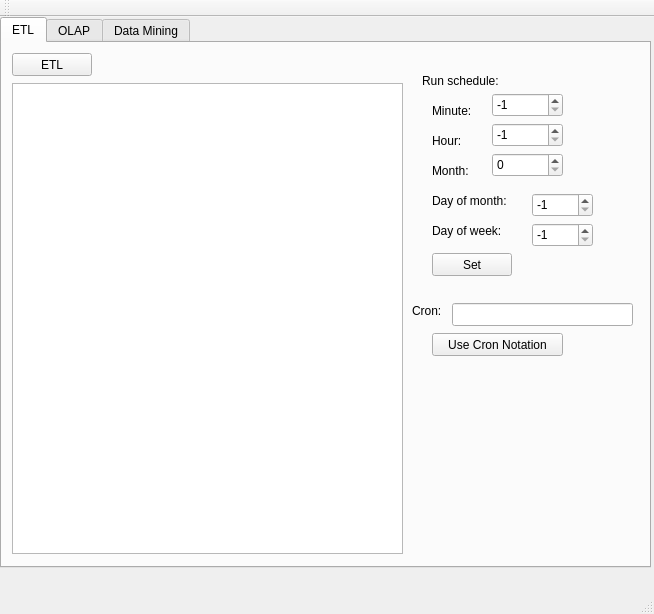
<?xml version="1.0" encoding="UTF-8"?>
<ui version="4.0">
 <class>MainWindow</class>
 <widget class="QMainWindow" name="MainWindow">
  <property name="geometry">
   <rect>
    <x>0</x>
    <y>0</y>
    <width>654</width>
    <height>614</height>
   </rect>
  </property>
  <property name="sizePolicy">
   <sizepolicy hsizetype="Fixed" vsizetype="Fixed">
    <horstretch>0</horstretch>
    <verstretch>0</verstretch>
   </sizepolicy>
  </property>
  <property name="windowTitle">
   <string>Okcham Data Mining System</string>
  </property>
  <widget class="QWidget" name="centralWidget">
   <widget class="QTabWidget" name="tasks">
    <property name="geometry">
     <rect>
      <x>0</x>
      <y>0</y>
      <width>651</width>
      <height>551</height>
     </rect>
    </property>
    <property name="sizePolicy">
     <sizepolicy hsizetype="Maximum" vsizetype="Maximum">
      <horstretch>0</horstretch>
      <verstretch>0</verstretch>
     </sizepolicy>
    </property>
    <property name="cursor">
     <cursorShape>ArrowCursor</cursorShape>
    </property>
    <property name="locale">
     <locale language="Russian" country="Russia"/>
    </property>
    <property name="currentIndex">
     <number>0</number>
    </property>
    <widget class="QWidget" name="tab_ETL">
     <attribute name="title">
      <string>ETL</string>
     </attribute>
     <widget class="QPushButton" name="button_run_ETL">
      <property name="geometry">
       <rect>
        <x>10</x>
        <y>10</y>
        <width>80</width>
        <height>23</height>
       </rect>
      </property>
      <property name="text">
       <string>ETL</string>
      </property>
     </widget>
     <widget class="QTextEdit" name="textEdit">
      <property name="geometry">
       <rect>
        <x>10</x>
        <y>40</y>
        <width>391</width>
        <height>471</height>
       </rect>
      </property>
     </widget>
     <widget class="QLabel" name="label_schedule">
      <property name="geometry">
       <rect>
        <x>420</x>
        <y>30</y>
        <width>91</width>
        <height>16</height>
       </rect>
      </property>
      <property name="sizePolicy">
       <sizepolicy hsizetype="Expanding" vsizetype="Preferred">
        <horstretch>0</horstretch>
        <verstretch>0</verstretch>
       </sizepolicy>
      </property>
      <property name="text">
       <string>&lt;html&gt;&lt;head/&gt;&lt;body&gt;&lt;p&gt;Run schedule:&lt;/p&gt;&lt;/body&gt;&lt;/html&gt;</string>
      </property>
     </widget>
     <widget class="QLabel" name="label_minute">
      <property name="geometry">
       <rect>
        <x>430</x>
        <y>60</y>
        <width>57</width>
        <height>15</height>
       </rect>
      </property>
      <property name="text">
       <string>Minute:</string>
      </property>
     </widget>
     <widget class="QLabel" name="label_hour">
      <property name="geometry">
       <rect>
        <x>430</x>
        <y>90</y>
        <width>57</width>
        <height>15</height>
       </rect>
      </property>
      <property name="text">
       <string>Hour:</string>
      </property>
     </widget>
     <widget class="QLabel" name="label_month_day">
      <property name="geometry">
       <rect>
        <x>430</x>
        <y>150</y>
        <width>91</width>
        <height>16</height>
       </rect>
      </property>
      <property name="text">
       <string>Day of month:</string>
      </property>
     </widget>
     <widget class="QLabel" name="label_week_day">
      <property name="geometry">
       <rect>
        <x>430</x>
        <y>180</y>
        <width>81</width>
        <height>16</height>
       </rect>
      </property>
      <property name="text">
       <string>Day of week:</string>
      </property>
     </widget>
     <widget class="QSpinBox" name="spin_minute">
      <property name="geometry">
       <rect>
        <x>490</x>
        <y>50</y>
        <width>71</width>
        <height>24</height>
       </rect>
      </property>
      <property name="minimum">
       <number>-1</number>
      </property>
      <property name="maximum">
       <number>60</number>
      </property>
      <property name="value">
       <number>-1</number>
      </property>
     </widget>
     <widget class="QSpinBox" name="spin_hour">
      <property name="geometry">
       <rect>
        <x>490</x>
        <y>80</y>
        <width>71</width>
        <height>24</height>
       </rect>
      </property>
      <property name="minimum">
       <number>-1</number>
      </property>
      <property name="maximum">
       <number>23</number>
      </property>
      <property name="value">
       <number>-1</number>
      </property>
     </widget>
     <widget class="QPushButton" name="button_set_etl_cron">
      <property name="geometry">
       <rect>
        <x>430</x>
        <y>210</y>
        <width>80</width>
        <height>23</height>
       </rect>
      </property>
      <property name="text">
       <string>Set</string>
      </property>
     </widget>
     <widget class="QSpinBox" name="spin_month_day">
      <property name="geometry">
       <rect>
        <x>530</x>
        <y>150</y>
        <width>61</width>
        <height>24</height>
       </rect>
      </property>
      <property name="minimum">
       <number>-1</number>
      </property>
      <property name="maximum">
       <number>31</number>
      </property>
      <property name="value">
       <number>-1</number>
      </property>
     </widget>
     <widget class="QLabel" name="label_month">
      <property name="geometry">
       <rect>
        <x>430</x>
        <y>120</y>
        <width>41</width>
        <height>16</height>
       </rect>
      </property>
      <property name="text">
       <string>Month:</string>
      </property>
     </widget>
     <widget class="QSpinBox" name="spin_month">
      <property name="geometry">
       <rect>
        <x>490</x>
        <y>110</y>
        <width>71</width>
        <height>24</height>
       </rect>
      </property>
     </widget>
     <widget class="QPushButton" name="button_cron_notation">
      <property name="geometry">
       <rect>
        <x>430</x>
        <y>290</y>
        <width>131</width>
        <height>23</height>
       </rect>
      </property>
      <property name="text">
       <string>Use Cron Notation</string>
      </property>
     </widget>
     <widget class="QLabel" name="label_cron">
      <property name="geometry">
       <rect>
        <x>410</x>
        <y>260</y>
        <width>31</width>
        <height>16</height>
       </rect>
      </property>
      <property name="text">
       <string>Cron:</string>
      </property>
     </widget>
     <widget class="QLineEdit" name="line_cron">
      <property name="geometry">
       <rect>
        <x>450</x>
        <y>260</y>
        <width>181</width>
        <height>23</height>
       </rect>
      </property>
     </widget>
     <widget class="QSpinBox" name="spin_week_day">
      <property name="geometry">
       <rect>
        <x>530</x>
        <y>180</y>
        <width>61</width>
        <height>24</height>
       </rect>
      </property>
      <property name="minimum">
       <number>-1</number>
      </property>
      <property name="maximum">
       <number>6</number>
      </property>
      <property name="value">
       <number>-1</number>
      </property>
     </widget>
    </widget>
    <widget class="QWidget" name="tab_OLAP">
     <attribute name="title">
      <string>OLAP</string>
     </attribute>
     <widget class="QTableView" name="tableView">
      <property name="geometry">
       <rect>
        <x>0</x>
        <y>40</y>
        <width>641</width>
        <height>481</height>
       </rect>
      </property>
     </widget>
     <widget class="QLabel" name="label_x">
      <property name="geometry">
       <rect>
        <x>10</x>
        <y>10</y>
        <width>16</width>
        <height>16</height>
       </rect>
      </property>
      <property name="text">
       <string>x:</string>
      </property>
     </widget>
     <widget class="QComboBox" name="combo_x">
      <property name="geometry">
       <rect>
        <x>30</x>
        <y>10</y>
        <width>131</width>
        <height>23</height>
       </rect>
      </property>
      <item>
       <property name="text">
        <string>Time</string>
       </property>
      </item>
      <item>
       <property name="text">
        <string>Place</string>
       </property>
      </item>
      <item>
       <property name="text">
        <string>Part</string>
       </property>
      </item>
     </widget>
     <widget class="QLabel" name="label_y">
      <property name="geometry">
       <rect>
        <x>200</x>
        <y>10</y>
        <width>16</width>
        <height>16</height>
       </rect>
      </property>
      <property name="text">
       <string>y:</string>
      </property>
     </widget>
     <widget class="QComboBox" name="combo_y">
      <property name="geometry">
       <rect>
        <x>220</x>
        <y>10</y>
        <width>141</width>
        <height>23</height>
       </rect>
      </property>
      <item>
       <property name="text">
        <string>Time</string>
       </property>
      </item>
      <item>
       <property name="text">
        <string>Place</string>
       </property>
      </item>
      <item>
       <property name="text">
        <string>Part</string>
       </property>
      </item>
     </widget>
     <widget class="QComboBox" name="combo_z_value">
      <property name="geometry">
       <rect>
        <x>460</x>
        <y>10</y>
        <width>181</width>
        <height>23</height>
       </rect>
      </property>
     </widget>
     <widget class="QLabel" name="label_z">
      <property name="geometry">
       <rect>
        <x>390</x>
        <y>10</y>
        <width>57</width>
        <height>15</height>
       </rect>
      </property>
      <property name="text">
       <string>TextLabel</string>
      </property>
     </widget>
    </widget>
    <widget class="QWidget" name="tab">
     <attribute name="title">
      <string>Data Mining</string>
     </attribute>
     <widget class="QTableView" name="table_classification">
      <property name="geometry">
       <rect>
        <x>10</x>
        <y>40</y>
        <width>621</width>
        <height>171</height>
       </rect>
      </property>
     </widget>
     <widget class="QPushButton" name="button_classify">
      <property name="geometry">
       <rect>
        <x>10</x>
        <y>10</y>
        <width>80</width>
        <height>23</height>
       </rect>
      </property>
      <property name="text">
       <string>Classify</string>
      </property>
     </widget>
     <widget class="QListView" name="list_clasterized">
      <property name="geometry">
       <rect>
        <x>10</x>
        <y>280</y>
        <width>611</width>
        <height>231</height>
       </rect>
      </property>
     </widget>
     <widget class="QPushButton" name="button_clasterize">
      <property name="geometry">
       <rect>
        <x>10</x>
        <y>250</y>
        <width>80</width>
        <height>23</height>
       </rect>
      </property>
      <property name="text">
       <string>Clasterize</string>
      </property>
     </widget>
     <widget class="QLabel" name="label_frequency">
      <property name="geometry">
       <rect>
        <x>140</x>
        <y>250</y>
        <width>71</width>
        <height>16</height>
       </rect>
      </property>
      <property name="text">
       <string>Frequency:</string>
      </property>
     </widget>
     <widget class="QSpinBox" name="spin_frequency">
      <property name="geometry">
       <rect>
        <x>220</x>
        <y>250</y>
        <width>71</width>
        <height>24</height>
       </rect>
      </property>
     </widget>
    </widget>
   </widget>
  </widget>
  <widget class="QMenuBar" name="menuBar">
   <property name="geometry">
    <rect>
     <x>0</x>
     <y>0</y>
     <width>654</width>
     <height>20</height>
    </rect>
   </property>
  </widget>
  <widget class="QToolBar" name="mainToolBar">
   <attribute name="toolBarArea">
    <enum>TopToolBarArea</enum>
   </attribute>
   <attribute name="toolBarBreak">
    <bool>true</bool>
   </attribute>
  </widget>
  <widget class="QStatusBar" name="statusBar"/>
 </widget>
 <layoutdefault spacing="6" margin="11"/>
 <resources/>
 <connections/>
</ui>
